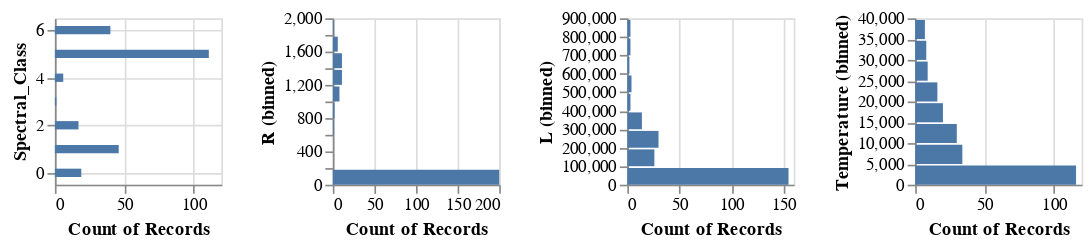

The code cell stored with this chart in its notebook:
### Code cell
sc_chart = alt.Chart(stars).mark_bar().encode(
    x = 'count()',
    y = alt.Y('Spectral_Class', sort = '-x')
).properties(
    height = 100,
    width = 100
)

r_chart = alt.Chart(stars).mark_bar().encode(
    x = 'count()',
    y = alt.Y('R:Q', bin = True)
).properties(
    height = 100,
    width = 100
)

l_chart = alt.Chart(stars).mark_bar().encode(
    x = 'count()',
    y = alt.Y('L:Q', bin = True)
).properties(
    height = 100,
    width = 100
)

temperature_chart = alt.Chart(stars).mark_bar().encode(
    x = 'count()',
    y = alt.Y('Temperature:Q', bin = True)
).properties(
    height = 100,
    width = 100
)

sc_chart | r_chart | l_chart | temperature_chart

### Figure 1 — Vega-Lite specification as saved in the notebook (floating-point values rounded to 4 significant figures; data arrays with more than 128 entries replaced by an {"elided": "..."} marker saying what was removed)
{"config": {"view": {"continuousWidth": 400, "continuousHeight": 300}}, "hconcat": [{"mark": "bar", "encoding": {"x": {"type": "quantitative", "aggregate": "count"}, "y": {"type": "quantitative", "field": "Spectral_Class", "sort": "-x"}}, "height": 100, "width": 100}, {"mark": "bar", "encoding": {"x": {"type": "quantitative", "aggregate": "count"}, "y": {"type": "quantitative", "bin": true, "field": "R"}}, "height": 100, "width": 100}, {"mark": "bar", "encoding": {"x": {"type": "quantitative", "aggregate": "count"}, "y": {"type": "quantitative", "bin": true, "field": "L"}}, "height": 100, "width": 100}, {"mark": "bar", "encoding": {"x": {"type": "quantitative", "aggregate": "count"}, "y": {"type": "quantitative", "bin": true, "field": "Temperature"}}, "height": 100, "width": 100}], "data": {"name": "data-25886ae8ab54193267fe24d4f448195d"}, "$schema": "https://vega.github.io/schema/vega-lite/v4.8.1.json", "datasets": {"data-25886ae8ab54193267fe24d4f448195d": {"elided": "240 records"}}}
